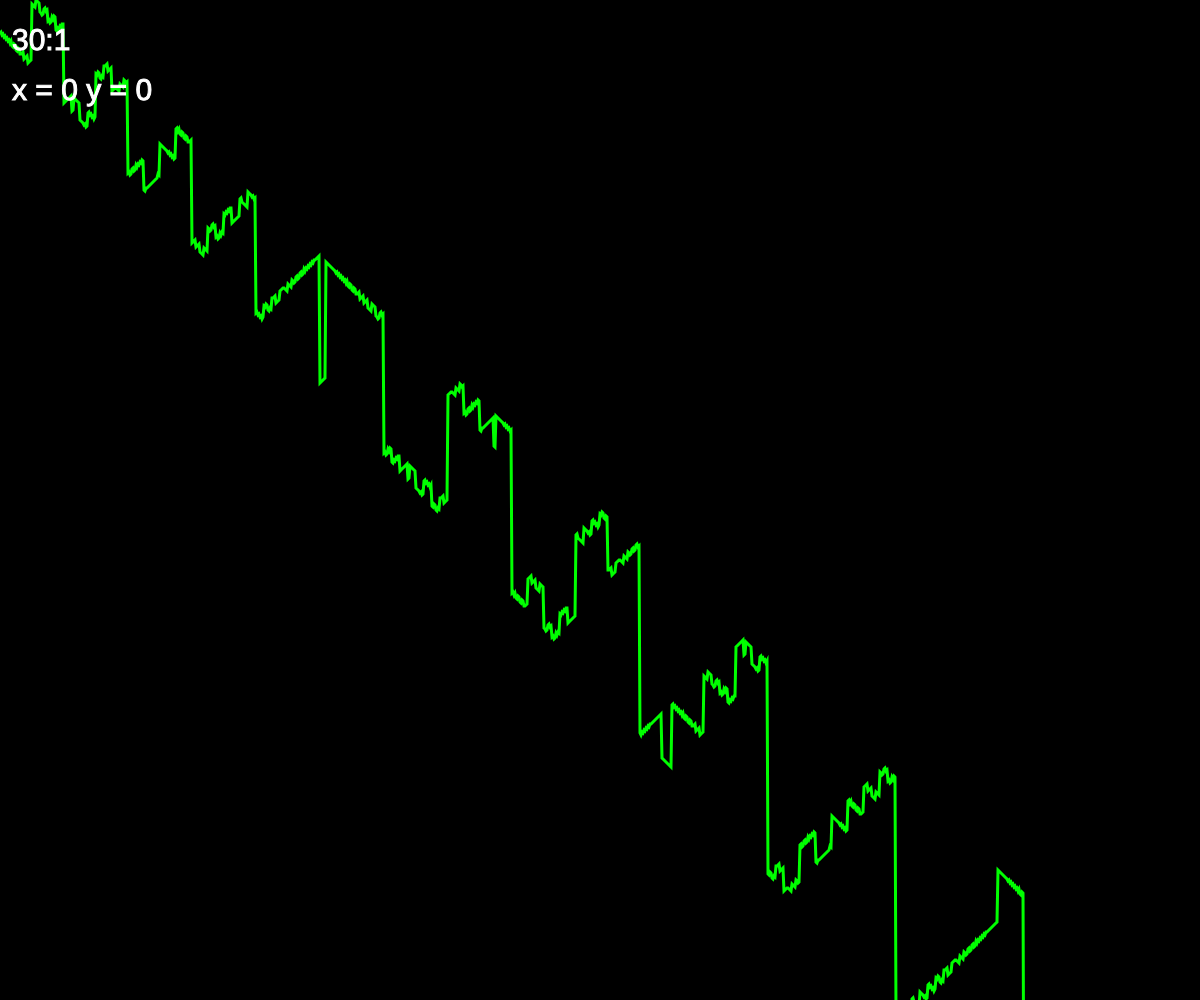
Frame 1 (no input)
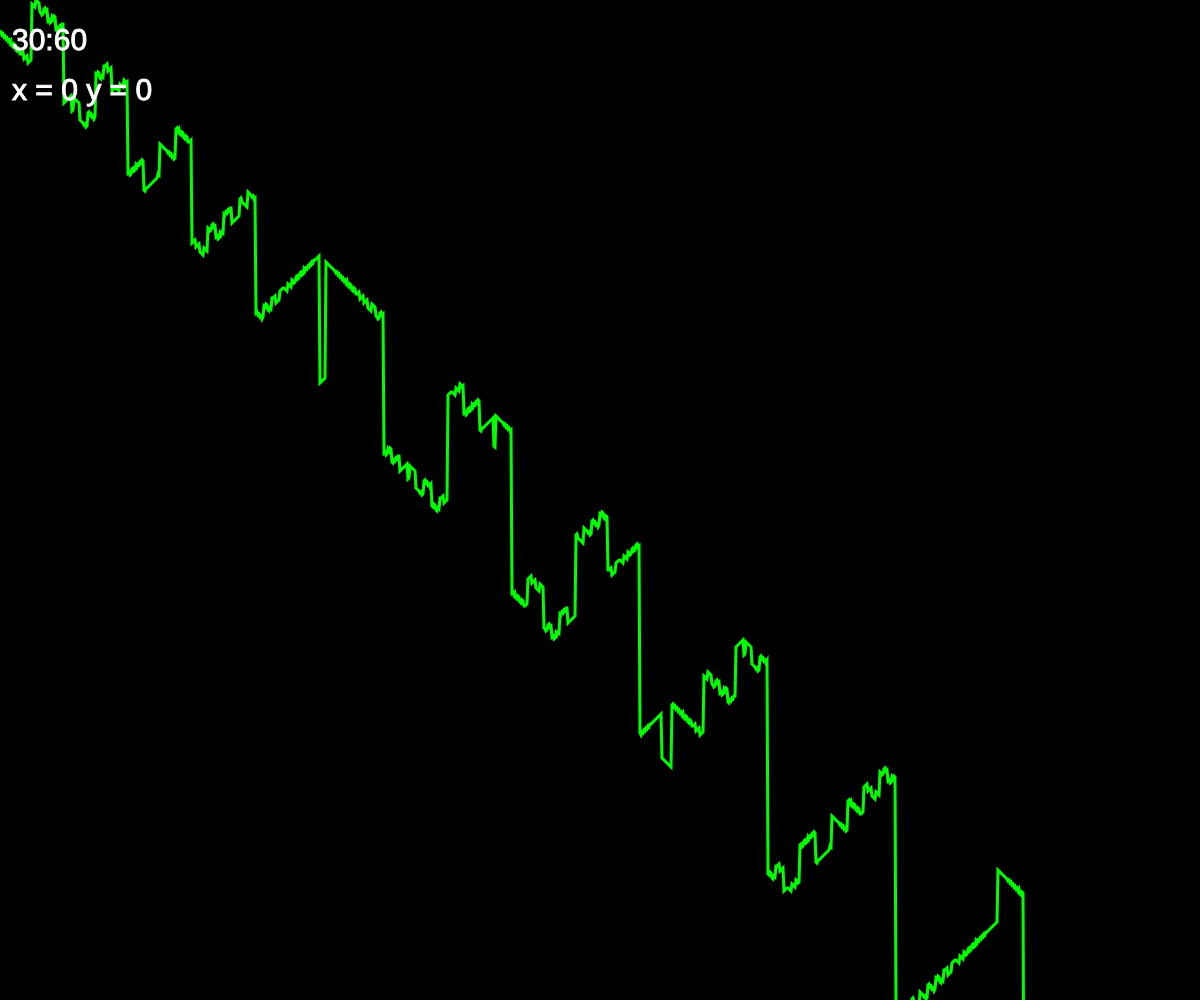
Frame 60 (no input)
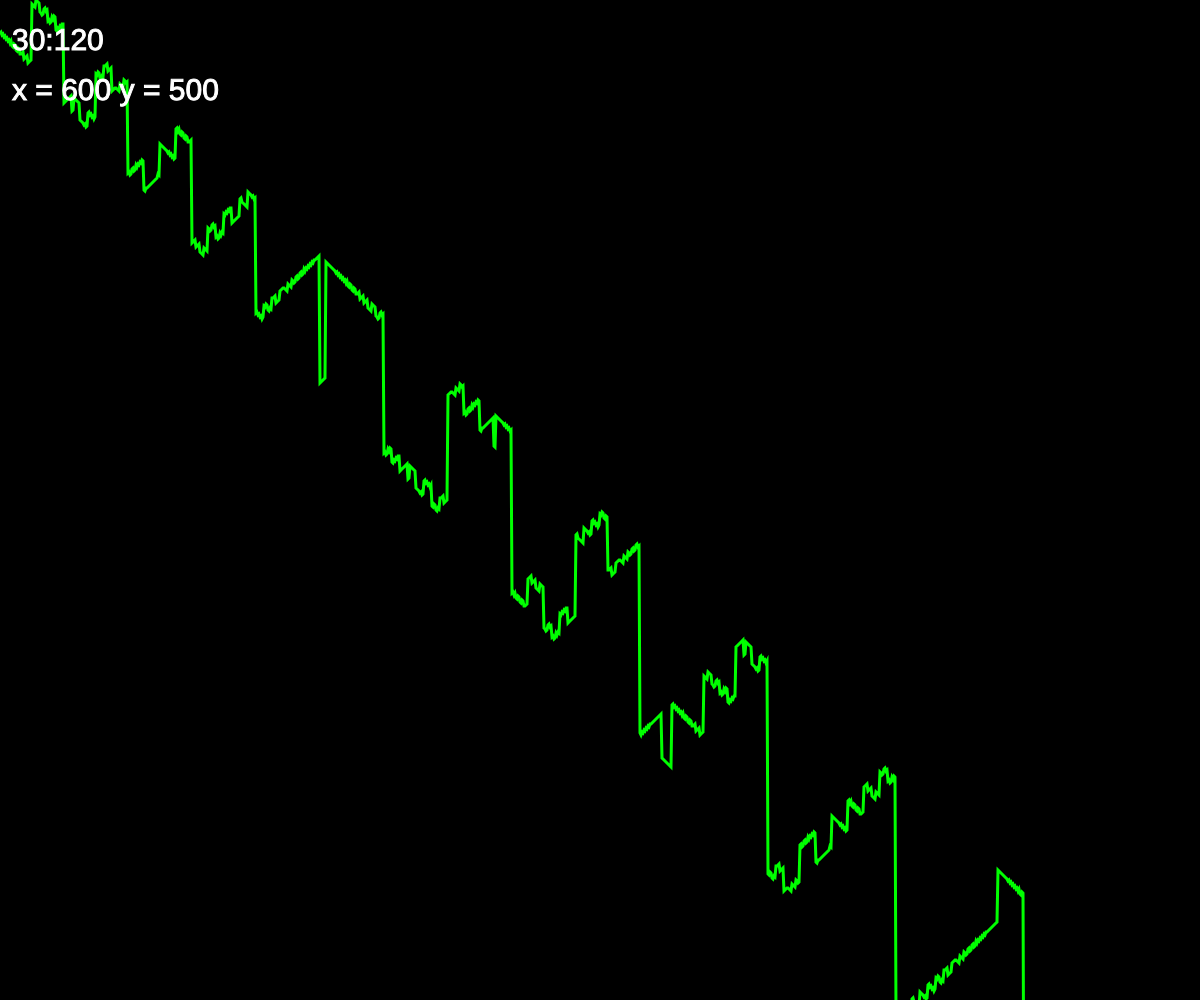
Frame 120 (the mouse pressed at the canvas centre since frame 60)

The p5.js sketch that drew these frames (run headless with seeded random() and noise() and a simulated clock; from frame 60 on, the mouse is pressed at the canvas centre):

// p5.js sketch
// ── sketch.js
// Observations
// normalize data (-1, 1);

let answer;
let net;


function setup() {
    createCanvas(windowWidth, windowHeight);
    frameRate(30);

    calculateAnswer();
    net = new Network(4, [2, 4, 3, 2]);
    console.table(net.layers);
    console.log(net.calculate([4, 7]));
}

function draw() {
    background(0);
    drawAnswer();






    showFPS();
    showMouseLocation();
}

// Answer calculation
function func(x) {
    let y = x ^ 3 + 4 * x / 42 + 30;
    //y = map(y, 0, height, -1, 1);
    return y;
}

function calculateAnswer() {
    answer = new Array();
    for (let x = 0; x < width; x++) {
        answer.push(func(x));
    }
}

function drawAnswer() {
    stroke(0, 255, 0);
    strokeWeight(3);
    noFill();
    beginShape();
    for (let x = 0; x < width; x++) {
        vertex(x, answer[x]);
    }
    endShape();
}

// Setup stuff
function keyPressed() {
    if (keyCode === DOWN_ARROW) {

    }
}

function showFPS() {
    stroke(255);
    strokeWeight(1);
    fill(255);
    textSize(30);
    text(Math.round(frameRate()) + ":" + frameCount, width / 100, height / 20);
}

function showMouseLocation() {
    stroke(255);
    strokeWeight(1);
    fill(255);
    textSize(30);
    text("x = " + mouseX + " y = " + mouseY, width / 100, height / 10);
}
// ── Layer.js
class Layer {
    constructor(neuronsQuantity, weightsQuantityPerNeuron) {
        this.neurons = new Array();
        for (let i = 0; i < neuronsQuantity; i++) {
            // this.neurons[i] = new Neuron(weightsQuantityPerNeuron);
            this.neurons[i] = Neuron.getMutation(new Neuron(weightsQuantityPerNeuron));
        }

        this.weightsQuantityPerNeuron = weightsQuantityPerNeuron;
    }

    calculate(inputArray) {
        if (inputArray.length == this.weightsQuantityPerNeuron) {
            let output = new Array(this.neurons.length);
            for (let i = 0; i < this.neurons.length; i++) {
                output[i] = this.neurons[i].calculate(inputArray);
            }
            return output;
        } else {
            console.error("inputArray.length != this.weightsQuantityPerNeuron");
        }
    }

    static getMutation(layer) {
        let newLayer = new Layer(layer.neuronsQuantity, layer.weightsQuantityPerNeuron);
        for (let i = 0; i < layer.neuronsQuantity; i++) {
            newLayer.neurons[i] = Neuron.getMutation(layer.neurons[i]);
        }
        return newLayer;
    }
}
// ── Network.js
class Network {
    // 4, [2, 4, 3, 2]
    constructor(layersQuantity, structure) {
        if (layersQuantity == structure.length) {
            this.layers = new Array(layersQuantity);
            this.structure = structure;
            // 1, 2, 3
            for (let i = 1; i < layersQuantity; i++) {
                // 4, 2    3, 4    2, 3
                this.layers[i] = new Layer(structure[i], structure[i - 1]);
            }
        } else {
            console.error("layersQuantity != structure.length");
        }
    }

    calculate(inputArray) {
        if (inputArray.length == this.structure[0]) {
            let lastLayerResult = this.layers[1].calculate(inputArray);
            for (let i = 2; i < this.structure.length; i++) {
                lastLayerResult = this.layers[i].calculate(lastLayerResult);
            }
            return lastLayerResult;
        } else {
            console.error("inputArray.length != this.structure[0]");
        }
    }
}
// ── Neuron.js
// Observations
// init weights and biases with 0;
// in mutate, add random(-1, 1). Not just pick new values

let mutationRate = 0.05;
let learningRate = 1;

class Neuron {
    constructor(weightsQuantity) {
        // this.weights = fillWithZeros(weightsQuantity)
        this.weights = randomArray(weightsQuantity, -10, 10, true);
        this.bias = 0;
    }

    calculate(inputArray) {
        if (inputArray.length == this.weights.length) {
            let output = 0;
            for (let i = 0; i < this.weights.length; i++) {
                output += this.weights[i] * inputArray[i];
            }
            output += this.bias;
            return output;
        } else {
            console.error("inputArray.length != this.weights.length")
        }
    }

    static getMutation(neuron) {
        let newNeuron = new Neuron(neuron.weights.length);
        for (let i = 0; i < neuron.weights.length; i++) {
            if (Math.random() < mutationRate) {
                newNeuron.weights[i] = neuron.weights[i] + random(-learningRate, learningRate);
            } else {
                newNeuron.weights[i] = neuron.weights[i];
            }
        }
        if (Math.random() < mutationRate) {
            newNeuron.bias = neuron.bias + random(-learningRate, learningRate);
        } else {
            newNeuron.bias = neuron.bias;
        }
        return newNeuron;
    }
}
// ── util.js
function randomArray(size, interval, isInteger) {
    let newArray = new Array();
    for (let i = 0; i < size; i++) {
        if (isInteger) {
            newArray.push(Math.floor(random(-interval, interval)));
        } else {
            newArray.push(random(-interval, interval));
        }
    }
    return newArray;
}

function fillWithZeros(size) {
    let newArray = new Array();
    for (let i = 0; i < size; i++) {
        newArray[i] = 0;
    }
    return newArray;
}
